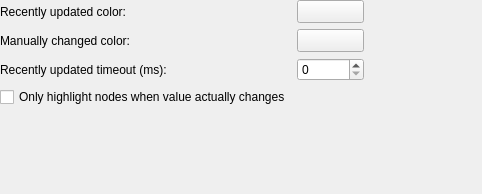
<?xml version="1.0" encoding="UTF-8"?>
<ui version="4.0">
 <class>UAVObjectBrowserOptionsPage</class>
 <widget class="QWidget" name="UAVObjectBrowserOptionsPage">
  <property name="geometry">
   <rect>
    <x>0</x>
    <y>0</y>
    <width>482</width>
    <height>194</height>
   </rect>
  </property>
  <property name="windowTitle">
   <string>Form</string>
  </property>
  <layout class="QVBoxLayout" name="verticalLayout">
   <property name="margin">
    <number>0</number>
   </property>
   <item>
    <widget class="QScrollArea" name="scrollArea">
     <property name="frameShape">
      <enum>QFrame::NoFrame</enum>
     </property>
     <property name="frameShadow">
      <enum>QFrame::Plain</enum>
     </property>
     <property name="widgetResizable">
      <bool>true</bool>
     </property>
     <widget class="QWidget" name="scrollAreaWidgetContents">
      <property name="geometry">
       <rect>
        <x>0</x>
        <y>0</y>
        <width>482</width>
        <height>194</height>
       </rect>
      </property>
      <layout class="QGridLayout" name="gridLayout">
       <property name="margin">
        <number>0</number>
       </property>
       <item row="0" column="0">
        <widget class="QLabel" name="label">
         <property name="text">
          <string>Recently updated color:</string>
         </property>
        </widget>
       </item>
       <item row="0" column="1">
        <widget class="Utils::QtColorButton" name="recentlyUpdatedButton">
         <property name="sizePolicy">
          <sizepolicy hsizetype="Preferred" vsizetype="Preferred">
           <horstretch>0</horstretch>
           <verstretch>0</verstretch>
          </sizepolicy>
         </property>
         <property name="minimumSize">
          <size>
           <width>64</width>
           <height>0</height>
          </size>
         </property>
         <property name="text">
          <string/>
         </property>
        </widget>
       </item>
       <item row="1" column="0">
        <widget class="QLabel" name="label_2">
         <property name="text">
          <string>Manually changed color:</string>
         </property>
        </widget>
       </item>
       <item row="1" column="1">
        <widget class="Utils::QtColorButton" name="manuallyChangedButton">
         <property name="sizePolicy">
          <sizepolicy hsizetype="Preferred" vsizetype="Fixed">
           <horstretch>0</horstretch>
           <verstretch>0</verstretch>
          </sizepolicy>
         </property>
         <property name="minimumSize">
          <size>
           <width>64</width>
           <height>0</height>
          </size>
         </property>
         <property name="text">
          <string/>
         </property>
        </widget>
       </item>
       <item row="1" column="2">
        <spacer name="horizontalSpacer">
         <property name="orientation">
          <enum>Qt::Horizontal</enum>
         </property>
         <property name="sizeHint" stdset="0">
          <size>
           <width>0</width>
           <height>20</height>
          </size>
         </property>
        </spacer>
       </item>
       <item row="2" column="0">
        <widget class="QLabel" name="label_3">
         <property name="text">
          <string>Recently updated timeout (ms):</string>
         </property>
        </widget>
       </item>
       <item row="2" column="1">
        <widget class="QSpinBox" name="recentlyUpdatedTimeoutSpinBox">
         <property name="sizePolicy">
          <sizepolicy hsizetype="Preferred" vsizetype="Preferred">
           <horstretch>0</horstretch>
           <verstretch>0</verstretch>
          </sizepolicy>
         </property>
         <property name="maximum">
          <number>100000000</number>
         </property>
         <property name="singleStep">
          <number>100</number>
         </property>
        </widget>
       </item>
       <item row="3" column="0">
        <widget class="QCheckBox" name="hilightBox">
         <property name="text">
          <string>Only highlight nodes when value actually changes</string>
         </property>
        </widget>
       </item>
       <item row="4" column="2">
        <spacer name="verticalSpacer">
         <property name="orientation">
          <enum>Qt::Vertical</enum>
         </property>
         <property name="sizeHint" stdset="0">
          <size>
           <width>20</width>
           <height>40</height>
          </size>
         </property>
        </spacer>
       </item>
      </layout>
     </widget>
    </widget>
   </item>
  </layout>
 </widget>
 <customwidgets>
  <customwidget>
   <class>Utils::QtColorButton</class>
   <extends>QToolButton</extends>
   <header>utils/qtcolorbutton.h</header>
  </customwidget>
 </customwidgets>
 <resources/>
 <connections/>
</ui>
